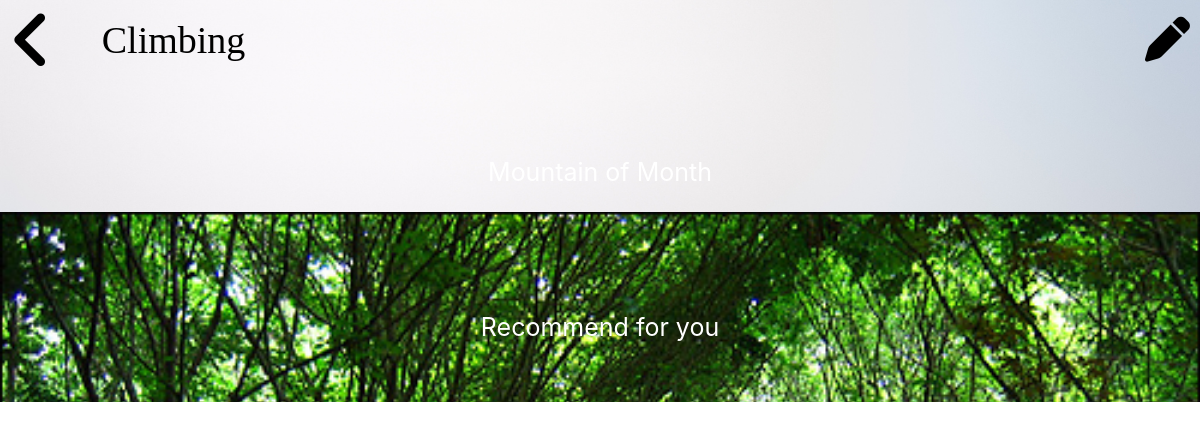
Before: /list/ (signed in) with the older database file.
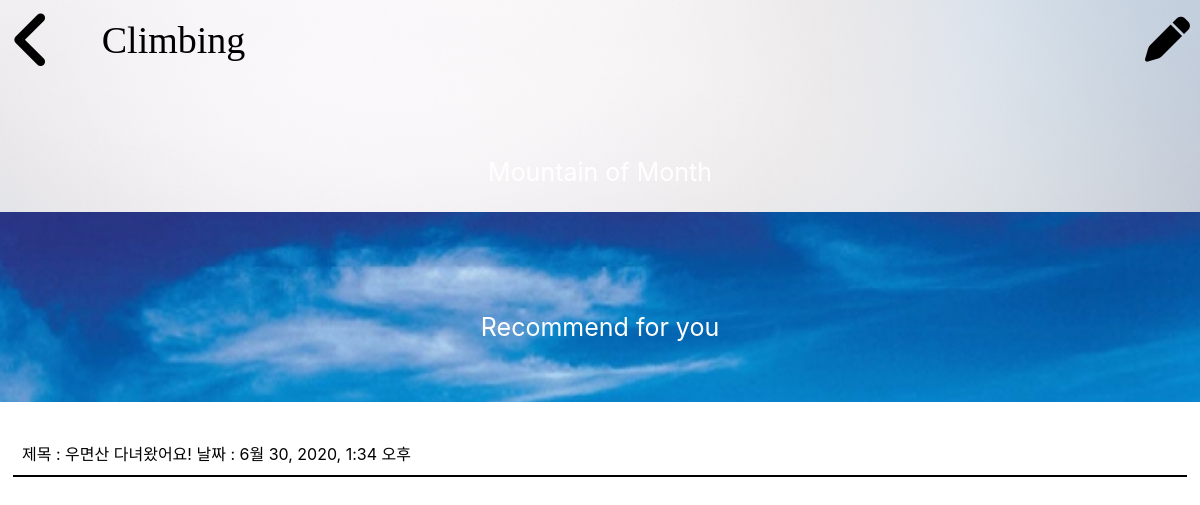
After: the same page with the newer database file.
### climbing/models.py (models this page shows)
class PostMountain(models.Model):
    imgpath = models.CharField(max_length=100, default='')
    img = models.ImageField(blank=True)
    date = models.DateTimeField(auto_now_add=True)
    name = models.CharField(max_length=30)
    body = models.TextField(max_length=200)
    star = models.IntegerField(default=0)
    user_id = models.ForeignKey(Account, on_delete=models.CASCADE, default=1)

### climbing/views.py (the view)
# urls.py: path('list/', views.postlist_main, name='list_main'),
def postlist_main(request):
    first_posts = PostMountain.objects.get(id=1)
    recomend_mountain = PostMountain.objects.order_by('date')[1:6]
    others = PostMountain.objects.order_by('date')
    user_score = Account.objects.get(username=request.user.get_username()).score
    context = {
        'mountain_of_month': first_posts,
        'recomend_mountain': recomend_mountain,
        'others': others[6::-1],
        'user_score': user_score,
    }
    return render(request, 'list_main.html', context)

### climbing/templates/list_main.html (shortened to what this page needs)
{% load static %}
<!DOCTYPE html>
<html lang="en">
<head>
    <link rel="stylesheet" href="https://stackpath.bootstrapcdn.com/bootstrap/4.4.1/css/bootstrap.min.css"
>
<link rel="stylesheet" href="../static/css/list_main.css">
<body>
    <div class="container-box " style="background-image: url('{{ mountain_of_month.img.url }}');">
        <div class="header">
            <span><a href="{% url 'main' %}"><i class='fas fa-angle-left'
                                                style='font-size:70px; float:left; color:black;display:inline-block;line-height:80px;'></i></a></span>
            <h1 class="logo">Climbing</h1>
            <span><a href="{% url 'list_post' %}"><i class='fas fa-pen'
                     style='font-size:45px; float:right; color:black;display:inline-block;line-height:80px;'></i></a></span>
            <div class="text-1"><a href="{% url 'list_detail' pk=mountain_of_month.pk %}">Mountain of Month</a></div>
        </div>
    </div>
    {% for temp in recomend_mountain %}
        {% if user_score == temp.star %}
            <div class="img-container" style="background-image: url('{{ temp.img.url }}');">
                <div class="text-2"><a href="{% url 'list_detail' pk=temp.pk %}">Recommend for you</a></div>
            </div>
        {% endif %}
    {% endfor %}
    <div class="list">
        <ul>
            {% for p in others %}
                <li class="list_class" id="list_item"><a href="{% url 'list_detail' pk=p.pk %}">제목 : {{ p.name }} 날짜 : {{ p.date }}</a></li>
            {% endfor %}
        </ul>
    </div>
</body>
</html>

Changed rows visible on the page:
no longer on this page (row edited): PostMountain: img (picture), shown under "Climbing"
now on this page (row edited): PostMountain: img (picture), shown under "Climbing"
added PostMountain: name "우면산 다녀왔어요!", date "6월 30, 2020, 1:34 오후"
